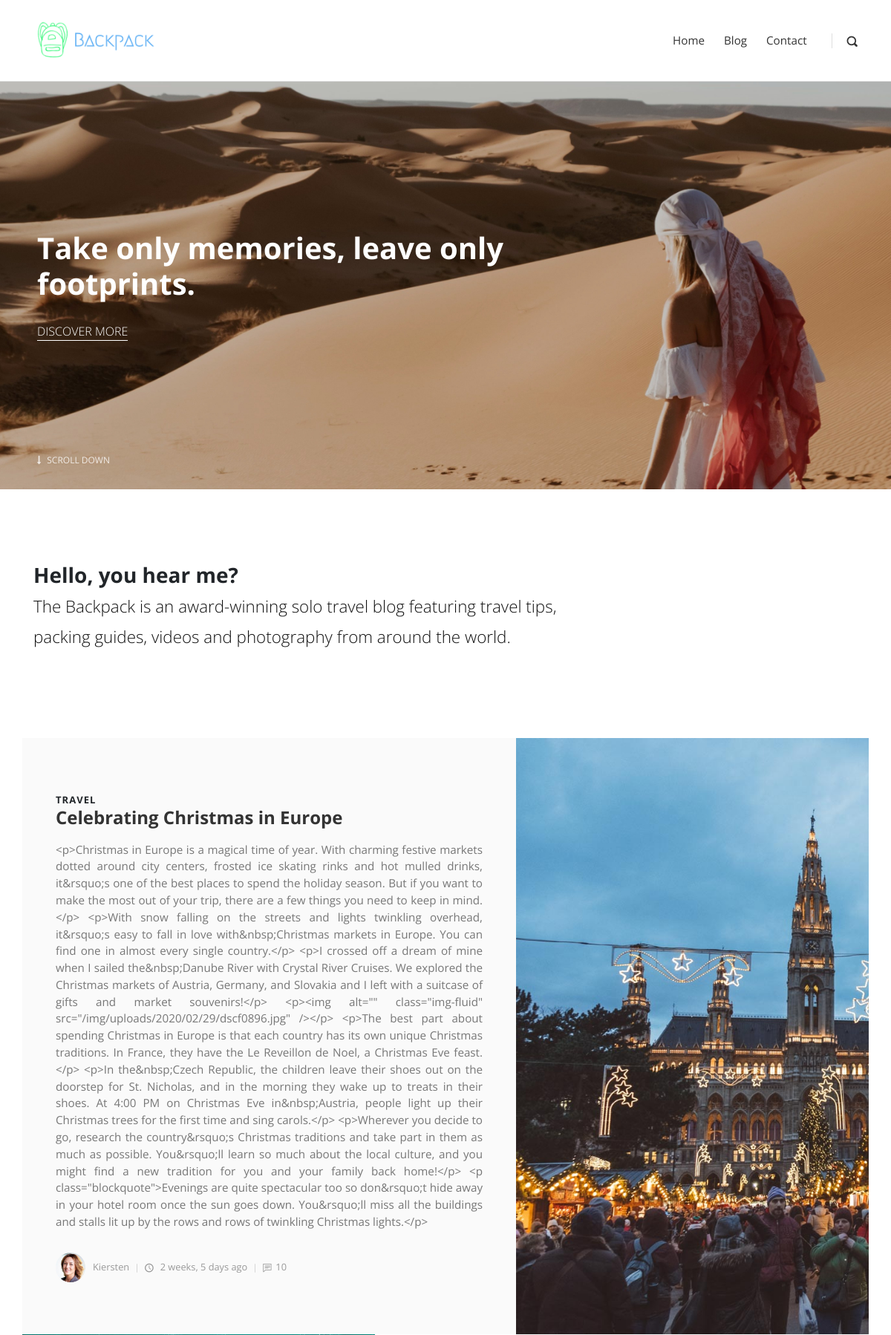
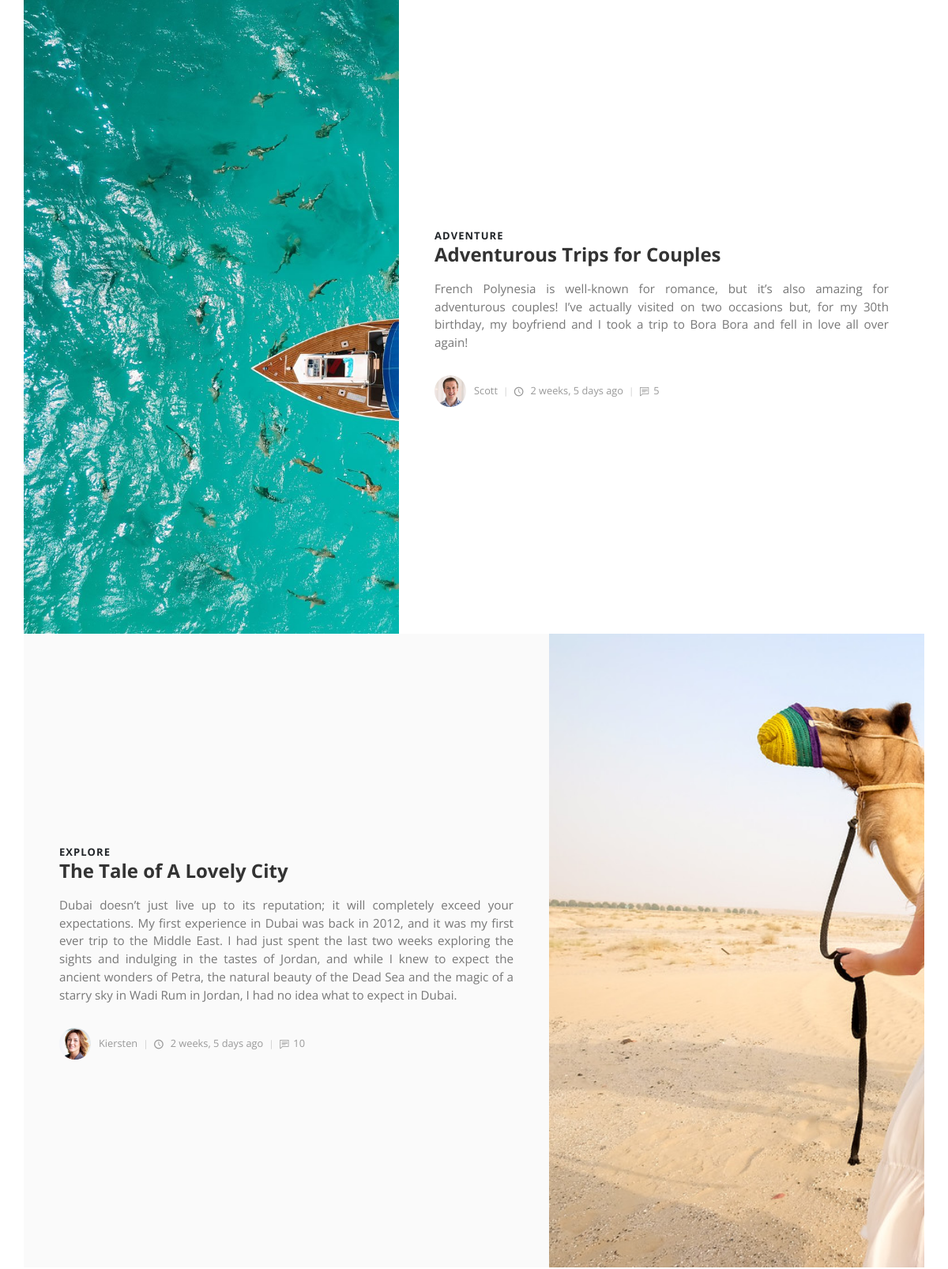
The page / (upper part) on the database its author committed (2 pictures, top to bottom).
### posts/models.py (models this page shows, shortened)
class Category(models.Model):
    title = models.CharField(max_length=20)
    def __str__(self):
        return self.title

class Post(models.Model):
    title = models.CharField(max_length=100)
    slug = models.SlugField(max_length=200, unique=True, null=True, blank=True)
    overview = RichTextUploadingField(blank=True, null=True)
    timestamp = models.DateTimeField(auto_now_add=True)
    comment_count = models.IntegerField(default=0)
    author = models.ForeignKey(Author, on_delete=models.CASCADE)
    thumbnail = models.ImageField()
    categories = models.ManyToManyField(Category)
    tags = models.ManyToManyField(Tag)
    featured = models.BooleanField(default=False)

class Author(models.Model):
    user = models.OneToOneField(User, on_delete=models.CASCADE)
    profile_pic = models.ImageField(default="default_pro_pic.png", null=True, blank=True)
    def __str__(self):
        return self.user.username

### posts/views.py (the view)
# urls.py: path('', index, name='index'),
def index(request):
    featured = Post.objects.filter(featured=True)
    latest = Post.objects.order_by('-timestamp')[0:3]
    context = {
        'featured_post_list':featured,
        'latest_post_list':latest
    }
    return render(request, 'index.html', context)

### templates/index.html (shortened to what this page needs)
{% extends "base.html" %}
{% load static %}
{% block content %}
    <section style="background: url({% static 'img/desert_dark.jpg' %}); background-size: cover; background-position: center center" class="hero">
      <div class="container">
        <div class="row">
          <div class="col-lg-7">
            <h1>Take only memories, leave only footprints.</h1><a href="{% url 'blog' %}" class="hero-link">Discover More</a>
          </div>
        </div><a href=".intro" class="continue link-scroll"><i class="fa fa-long-arrow-down"></i> Scroll Down</a>
      </div>
    </section>
    <section class="intro">
      <div class="container">
        <div class="row">
          <div class="col-lg-8">
            <h2 class="h3">Hello, you hear me?</h2>
            <p class="text-big">The Backpack is an award-winning solo travel blog featuring travel tips, packing guides, videos and photography from around the world.</p>
          </div>
        </div>
      </div>
    </section>
    <section class="featured-posts no-padding-top">
      <div class="container">
        {% for feat_post in featured_post_list %}
        <div class="row d-flex align-items-stretch">
          {% if not forloop.first and not forloop.last %}
          <div class="image col-lg-5"><img src="{{ feat_post.thumbnail.url }}" alt="..."></div>
          {% endif %}
          <div class="text col-lg-7">
            <div class="text-inner d-flex align-items-center">
              <div class="content">
                <header class="post-header">
                  <div class="category">
                    {% for cat in feat_post.categories.all %}
                    <a href="#">{{ cat }}</a>
                    {% endfor %}
                  </div>
                  <a href="#">
                    <h2 class="h4">{{ feat_post.title }}</h2>
                  </a>
                </header>
                <p class="text-justify">{{ feat_post.overview }}</p>
                <footer class="post-footer d-flex align-items-center"><a href="#" class="author d-flex align-items-center flex-wrap">
                    <div class="avatar"><img src="{{ feat_post.author.profile_pic.url }}" alt="..." class="img-fluid"></div>
                    <div class="title"><span>{{ feat_post.author }}</span></div></a>
                  <div class="date"><i class="icon-clock"></i> {{ feat_post.timestamp|timesince }} ago</div>
                  <div class="comments"><i class="icon-comment"></i>{{ feat_post.comment_count }}</div>
                </footer>
              </div>
            </div>
          </div>
          {% if forloop.first or forloop.last %}
          <div class="image col-lg-5"><img src="{{ feat_post.thumbnail.url }}" alt="..."></div>
          {% endif %}
        </div>
        {% endfor %}
      </div>
    </section>
    {% endblock content %}

### static/css/style.default.css (style rules this page uses)
body { overflow-x: hidden; }
a, i, span { display: inline-block; text-decoration: none; -webkit-transition: all 0.3s; transition: all 0.3s; }
a i { -webkit-transition: none; transition: none; }
section { padding: 100px 0; overflow-x: hidden; }
.category a { color: #999; letter-spacing: 0.08em; font-weight: 700; text-transform: uppercase; text-decoration: none; font-size: 13px; }
.category a::after { content: ','; color: #ddd; display: inline-block; margin-right: 5px; }
.category a:last-of-type::after { display: none; }
i[class*="icon-"] { -webkit-transform: translateY(3px); transform: translateY(3px); }
.no-padding-top { padding-top: 0 !important; }
h1, h2, h3, h4, h5, h6 { margin-bottom: 15px; }
.text-big { font-size: 1.4em; font-weight: 300; line-height: 1.8em; color: #111; }
a.hero-link { color: inherit !important; text-transform: uppercase; font-size: 1em; text-decoration: none !important; margin-top: 20px; font-weight: 300; }
a.hero-link::after { content: ''; width: 100%; height: 1px; display: block; background: #fff; -webkit-transition: all 0.3s; transition: all 0.3s; }
section.hero { padding: 0; color: #fff; }
section.hero .container { padding: 200px 20px; position: relative; }
section.hero h1 { line-height: 1.2em; }
section.hero .continue { position: absolute; bottom: 30px; left: 20px; text-decoration: none !important; color: inherit !important; text-transform: uppercase; font-size: 0.75em; opacity: 0.8; }
section.hero .continue i { margin-right: 5px; }
section.featured-posts .row:nth-of-type(odd) .text { background: #fafafa; }
section.featured-posts .row:last-of-type { margin-bottom: 0; }
section.featured-posts p { font-weight: 400; color: #777; font-size: 0.95em; }
section.featured-posts .text-inner { padding: 70px 30px; height: 100%; -webkit-transition: all 0.3s; transition: all 0.3s; }
section.featured-posts a { color: inherit; text-decoration: none; }
section.featured-posts h2 { line-height: 1.1em; color: #333; -webkit-transition: all 0.3s; transition: all 0.3s; }
section.featured-posts .avatar { max-width: 40px; min-width: 40px; height: 40px; overflow: hidden; border-radius: 50%; margin-right: 10px; }
section.featured-posts .title, section.featured-posts .date, section.featured-posts .comments { font-size: 0.8em; font-weight: 400; color: #999; }
section.featured-posts .title i, section.featured-posts .date i, section.featured-posts .comments i { margin-right: 5px; }
section.featured-posts .title::after, section.featured-posts .date::after, section.featured-posts .comments::after { content: '|'; display: inline-block; margin: 0 7px; font-size: 0.9em; color: #ccc; }
section.featured-posts .comments::after { display: none; }
section.featured-posts .image { max-height: 200px; width: auto; overflow: hidden; padding: 0; }
section.featured-posts .image img { height: 100%; }
section.featured-posts .post-header { margin-bottom: 10px; }
section.featured-posts .post-footer { margin-top: 30px; }
body { font-family: "Open Sans", sans-serif; font-size: 1rem; font-weight: normal; line-height: 1.5; color: #212529; background-color: #fff; }
a { color: #999; text-decoration: none; }
h1, h2, h3, h4, h5, h6, .h1, .h2, .h3, .h4, .h5, .h6 { margin-bottom: 0.5rem; font-family: inherit; font-weight: 700; line-height: 1.1; color: inherit; }
h1, .h1 { font-size: 2.5rem; }
h2, .h2 { font-size: 2rem; }
h3, .h3 { font-size: 1.75rem; }
h4, .h4 { font-size: 1.5rem; }

### rows shown on the page
Post: title "Celebrating Christmas in Europe", overview "<p>Christmas in Europe is a magical time of year. With charming festive markets dotted around city centers, frosted ice skating rinks and hot mulled drinks, it&rsquo;s one of the best places to spend the holiday season. But if you want to make the most out of your trip, there are a few things you need to keep in mind.</p> <p>With snow falling on the streets and lights twinkling overhead, it&rsquo;s easy to fall in love with&nbsp;Christmas markets in Europe. You can find one in almost every single country.</p> <p>I crossed off a dream of mine when I sailed the&nbsp;Danube River with Crystal River Cruises. We explored the Christmas markets of Austria, Germany, and Slovakia and I left with a…", author.profile_pic (picture), author "Kiersten", timestamp "2 weeks, 5 days", comment_count "10", thumbnail (picture)
Category: title "TRAVEL"
Post: thumbnail (picture), title "Adventurous Trips for Couples", overview "French Polynesia is well-known for romance, but it’s also amazing for adventurous couples! I’ve actually visited on two occasions but, for my 30th birthday, my boyfriend and I took a trip to Bora Bora and fell in love all over again!", author.profile_pic (picture), author "Scott", timestamp "2 weeks, 5 days", comment_count "5"
Category: title "ADVENTURE"
Post: title "The Tale of A Lovely City", overview "Dubai doesn’t just live up to its reputation; it will completely exceed your expectations. My first experience in Dubai was back in 2012, and it was my first ever trip to the Middle East. I had just spent the last two weeks exploring the sights and indulging in the tastes of Jordan, and while I knew to expect the ancient wonders of Petra, the natural beauty of the Dead Sea and the magic of a starry sky in Wadi Rum in Jordan, I had no idea what to expect in Dubai.", author.profile_pic (picture), author "Kiersten", timestamp "2 weeks, 5 days", comment_count "10", thumbnail (picture)
Category: title "EXPLORE"
